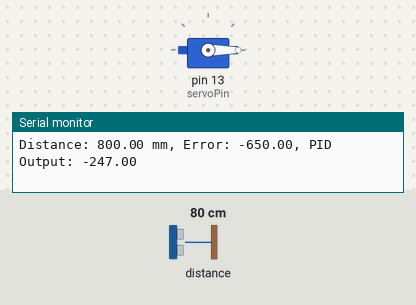
A sketch run on a simulated Arduino Uno, built with avr-gcc and run on an emulated ATmega328P. Parts: servo, the last lines printed to the serial monitor. Inputs (shaded band) come from the test bench; at power-on: distance to the obstacle 80 cm.

Above: at 1.2 s.
1.3 s: distance to the obstacle set to 2 cm
At 3.77 s:
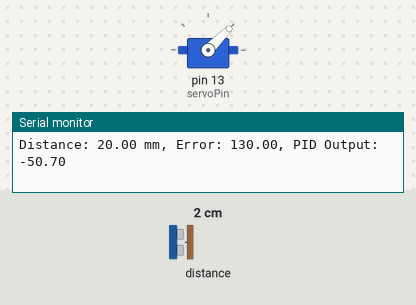
4.3 s: distance to the obstacle set to 18 cm
At 5.0 s:
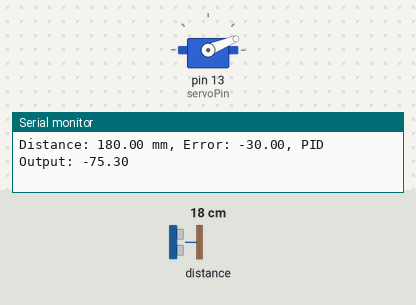
7.3 s: distance to the obstacle set to 9 cm
10.3 s: distance to the obstacle set to 4 cm
19.3 s: distance to the obstacle set to 120 cm
At 20.5 s:
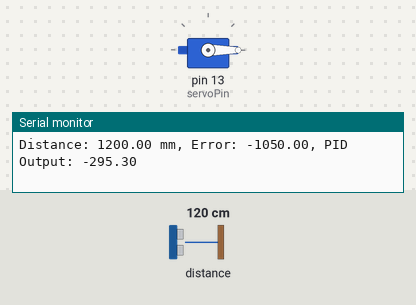
20.8 s: distance to the obstacle set to 198 cm
22.3 s: distance to the obstacle set to 203 cm
At 22.7 s:
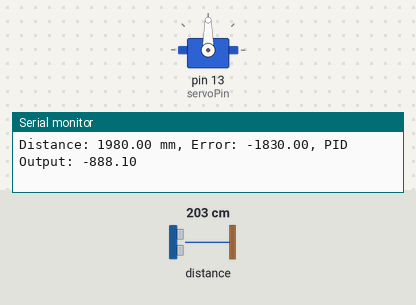
Timing chart, 0 to 24.8 s (numbered marks = the images above; inputs shaded):
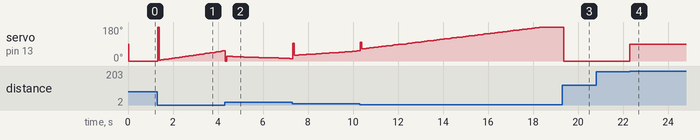

Measured:
- the behaviour switches between 200 and 201 cm on distance to the obstacle (found by bisection; images 3 and 4)
- after the input at 19.3 s, servo on pin 13 (servoPin): 180° → 0° after 0.07 s
- after the input at 22.3 s, servo on pin 13 (servoPin): 0° → 90° at once

The sketch:

viga-bola.ino
```cpp
#include <Wire.h>
#include <Adafruit_VL53L0X.h>
#include <Servo.h>

// Constants
const int servoPin = 13;          // GPIO pin for the servo
const int targetDistance = 150;  // Desired distance (mm)
const int maxDistance = 250;     // Maximum measurable distance (mm)
const int minDistance = 50;      // Minimum measurable distance (mm)

// PID constants (initial values, tweak later)
float kp = 0.2;  // Proportional gain
float ki = 0.01;//.05; // Integral gain
float kd = 0.8;  // Derivative gain //Not sure if it was 1.8 instead

// 1st recom 0.2  0.01 0.8
// mine      0.18
// 2nd recom           0.88
// mine                0.78

// Variables for PID
float previousError = 0;
float integral = 0;

// Distance sensor
Adafruit_VL53L0X lox = Adafruit_VL53L0X();

// Servo motor
Servo sliderServo;

void setup() {
  // Initialize serial communication
  Serial.begin(115200);

  // Initialize the VL53L0X sensor
  if (!lox.begin()) {
    Serial.println("Failed to initialize VL53L0X sensor!");
    while (1) { delay(10); }
  }

  // Attach the servo motor
  sliderServo.attach(servoPin);

  // Set initial servo position
  sliderServo.write(90); // Center position
}

void loop() {
  VL53L0X_RangingMeasurementData_t measure;

  // Read distance from the sensor
  lox.rangingTest(&measure, false);

  if (measure.RangeStatus != 4) { // Valid measurement
    float currentDistance = measure.RangeMilliMeter;

    // Calculate error
    float error = targetDistance - currentDistance;

    // Calculate integral
    integral += error;

    // Calculate derivative
    float derivative = error - previousError;

    // PID output
    float pidOutput = (kp * error) + (ki * integral) + (kd * derivative);

    // Update previous error
    previousError = error;

    // Map PID output to servo angle (limits between 0 and 180 degrees)
    int servoPosition = constrain(map(pidOutput, -100, 100, 0, 180), 0, 180);

    // Move the servo
    sliderServo.write(servoPosition);

    // Log for debugging
    Serial.print("Distance: ");
    Serial.print(currentDistance);
    Serial.print(" mm, Error: ");
    Serial.print(error);
    Serial.print(", PID Output: ");
    Serial.println(pidOutput);
  } else {
    // If out of range, stop the servo (optional)
    sliderServo.write(90); // Neutral position
  }

  delay(33); // Small delay for stability
}
```
